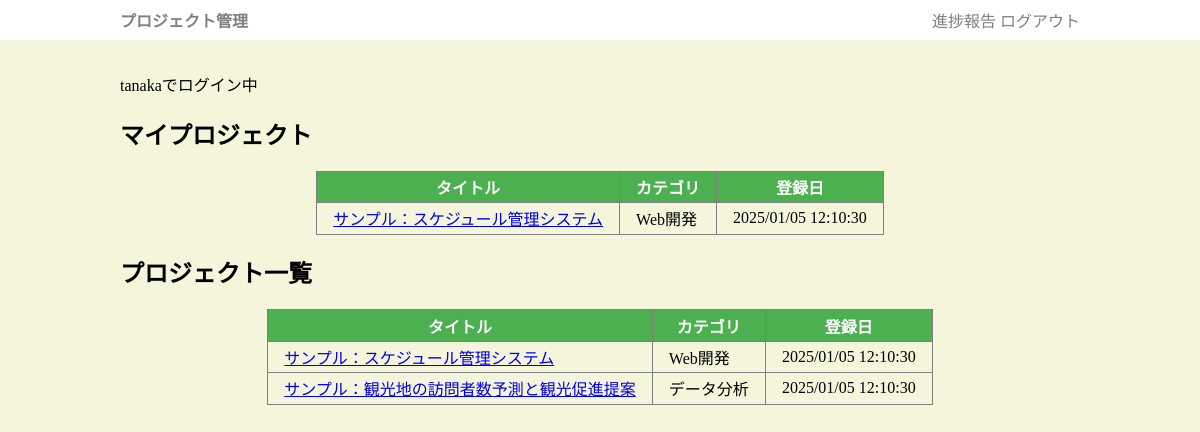
The app's page / (signed in) with its own data.
### app.py (models this page shows, shortened)
class User(db.Model):
    uid = db.Column(db.Integer, primary_key=True)
    uname = db.Column(db.String(255))
    upass = db.Column(db.String(255))
    member = db.relationship('Member', backref='user', lazy=True)
    preport = db.relationship('Preport', backref='user', lazy=True)

class Member(db.Model):
    mid = db.Column(db.Integer, primary_key=True)
    pid = db.Column(db.Integer, db.ForeignKey("project.pid"))
    uid = db.Column(db.Integer, db.ForeignKey("user.uid"))

class Project(db.Model):
    pid = db.Column(db.Integer, primary_key=True)
    title = db.Column(db.String(255))
    category = db.Column(db.String(255))
    desc = db.Column(db.String(65545))
    updated_at = db.Column(db.DateTime, default=datetime.now)
    comment = db.Column(db.String(65545))
    member = db.relationship('Member', backref='project', lazy=True)
    plan = db.relationship('Plan', backref='project', lazy=True)

### app.py (the view)
@app.get('/')
def index():
    if "uid" not in session:
        return redirect("/login")
    rows = Project.query.all()
    user =  User.query.get_or_404(session['uid'])
    return render_template("index.html", rows=rows, user=user)

### templates/index.html (shortened to what this page needs)
{% extends "base.html" %}
{% block main %}
    <p>{{user.uname}}でログイン中</p>
    <h2>マイプロジェクト</h2>
    {% if user.member %}
        <table class="plist">
        <tr><th>タイトル</th><th>カテゴリ</th><th>登録日</th></tr>
        {% for m in user.member %}
        <tr>
            <td class="title"><a href="/project/{{m.project.pid}}">{{m.project.title}}</a></div>
            <td class="category">{{m.project.category}}</a></div>
            <td class="hi">{{m.project.updated_at.strftime('%Y/%m/%d %H:%M:%S')}}</div>
        </tr>
        {% endfor %}
    {% else %}
    <div>
        <p>プロジェクトに参加していません。既存のプロジェクトに参加を申し入れるか、新規プロジェクトを作成してください。</p>
        <p><a href="/project_add" class="btn">新規プロジェクト作成</a></p>
    </div>
    {% endif %}
    </table>
    <h2>プロジェクト一覧</h2>
    <table class="plist">
        <tr><th>タイトル</th><th>カテゴリ</th><th>登録日</th></tr>
        {% for r in rows %}
        <tr>
            <td class="title"><a href="/project/{{r.pid}}">{{r.title}}</a></div>
            <td class="category">{{r.category}}</a></div>
            <td class="hi">{{r.updated_at.strftime('%Y/%m/%d %H:%M:%S')}}</div>
        </tr>
        {% endfor %}
    </table>
{% endblock %}

### static/style.css (style rules this page uses)
body { padding: 0; margin: 0; background-color: beige; }
table { border-collapse: collapse; margin: 1em auto; }
td,th { border:1px solid gray; padding: 0.2em 1em; }
th { background-color: #4CAF50; color:white; }

### records on screen
User: uname "tanaka"
Member: project "サンプル：スケジュール管理システム", project.category "Web開発", project.updated_at "2025/01/05 12:10:30"
Project: title "サンプル：スケジュール管理システム", category "Web開発", updated_at "2025/01/05 12:10:30"
Project: title "サンプル：観光地の訪問者数予測と観光促進提案", category "データ分析", updated_at "2025/01/05 12:10:30"
